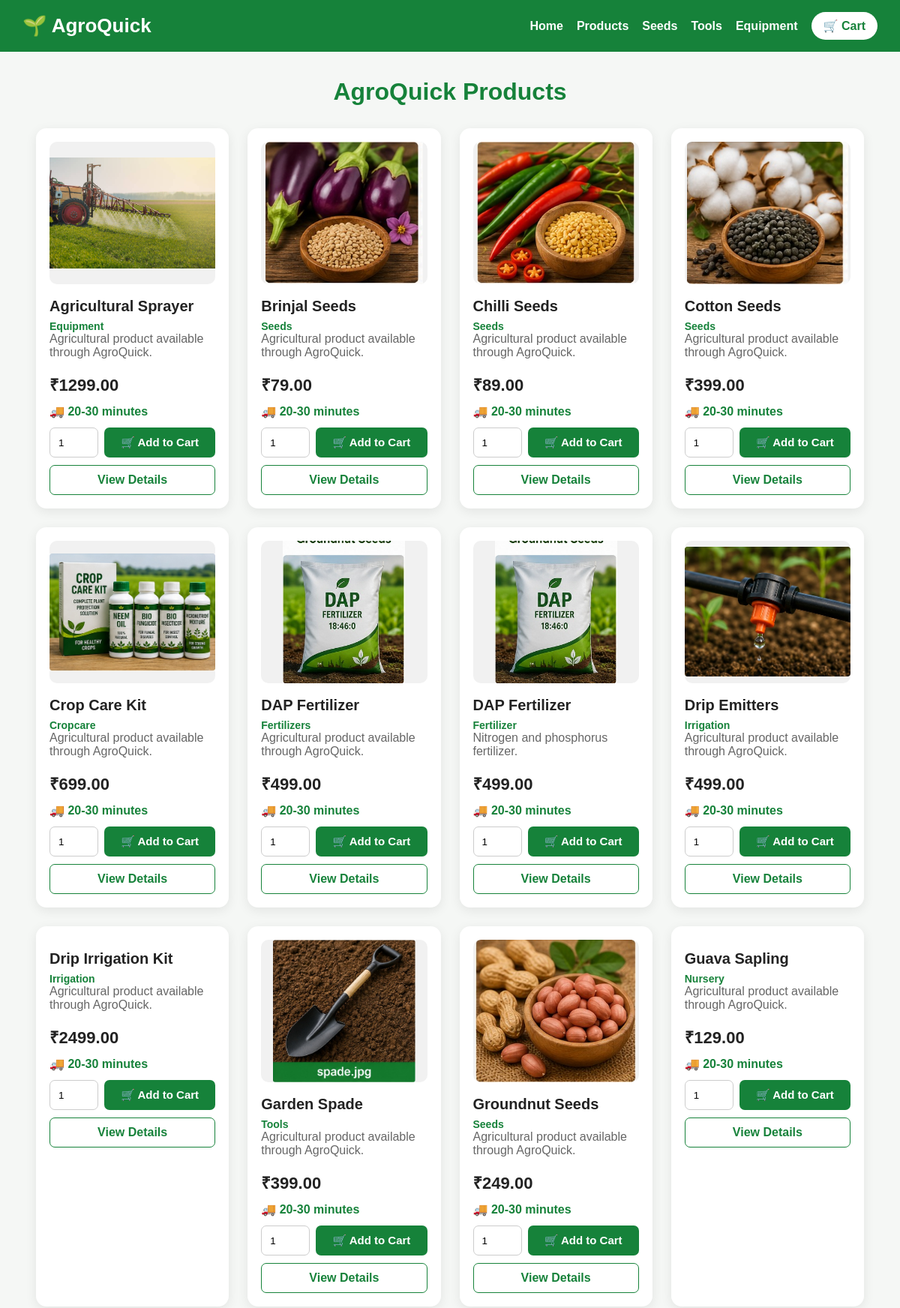
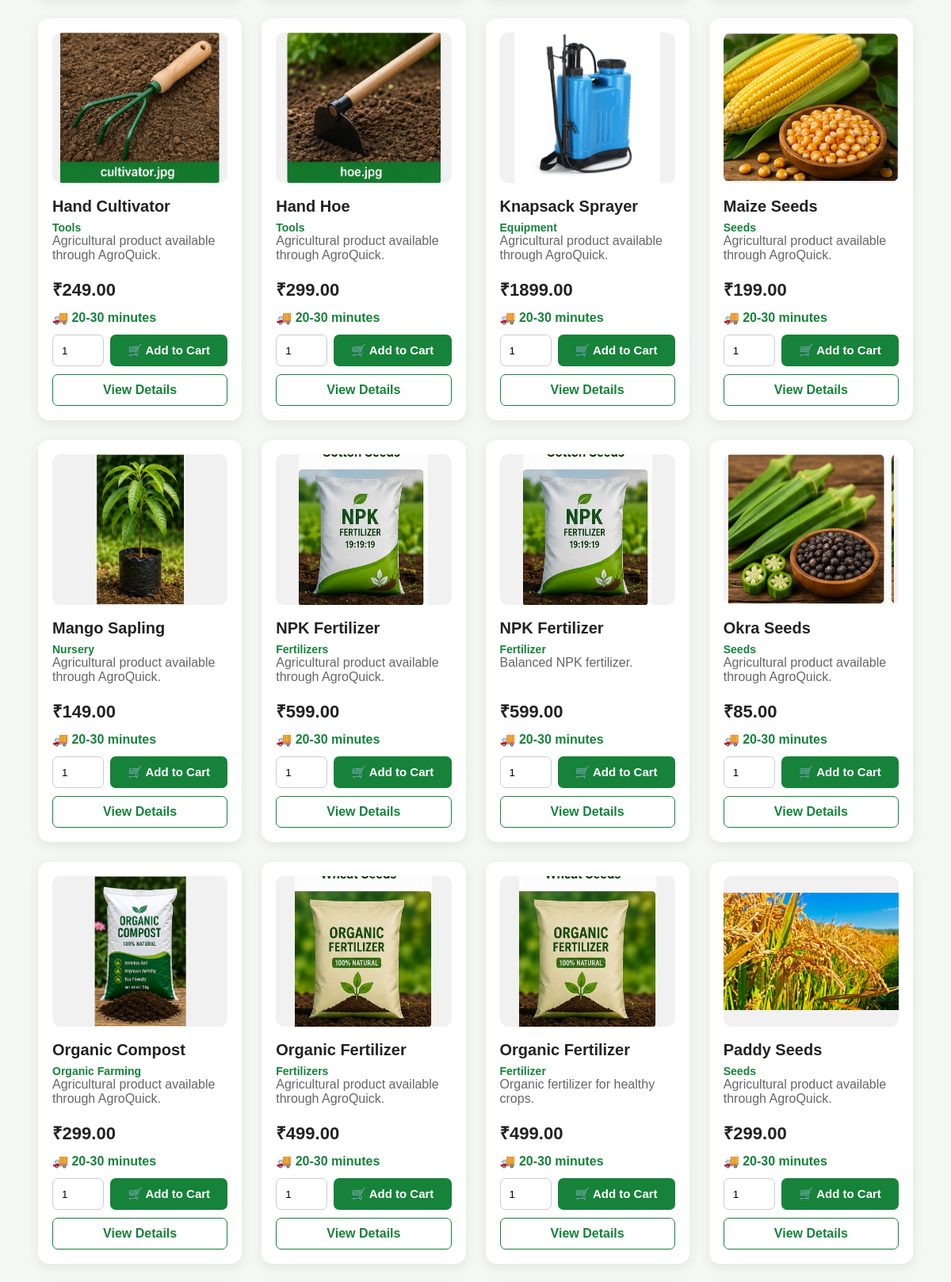
Screenshot of /products (signed in, upper part) with the database file from the repository (2 pictures, top to bottom).
### tables this page shows
CREATE TABLE products (
            id INTEGER PRIMARY KEY AUTOINCREMENT,
            name TEXT NOT NULL,
            category_id INTEGER NOT NULL,
            price REAL NOT NULL,
            image TEXT,
            description TEXT,
            stock INTEGER DEFAULT 100, delivery_time TEXT DEFAULT '20-30 minutes', created_at TEXT,
            FOREIGN KEY (category_id) REFERENCES categories(id)
        );

CREATE TABLE categories (
            id INTEGER PRIMARY KEY AUTOINCREMENT,
            name TEXT UNIQUE NOT NULL
        );

### app.py (the view)
@app.route("/products")
@location_required
def products():
    return render_template(
        "products.html",
        products=get_all_products()
    )

### app.py (called while the page is built)
def get_db():
    db = sqlite3.connect(DATABASE)
    db.row_factory = sqlite3.Row
    return db

def location_required(function):
    @wraps(function)
    def wrapper(*args, **kwargs):
        if "user_id" not in session:
            return redirect(url_for("login"))
        if not session.get("user_location"):
            return redirect(url_for("location"))
        return function(*args, **kwargs)
    return wrapper

def cart_count():
    if "user_id" not in session:
        return 0
    db = get_db()
    row = db.execute(
        """
        SELECT COALESCE(SUM(quantity), 0) AS total
        FROM cart_items
        WHERE user_id=?
        """,
        (session["user_id"],)
    ).fetchone()
    db.close()
    return int(row["total"] or 0)

@app.context_processor
def globals_for_templates():
    return {
        "cart_count": cart_count(),
        "user_location": session.get("user_location"),
        "current_user_name": session.get("user_name"),
        "logged_in": "user_id" in session
    }

def get_all_products():
    db = get_db()
    products = db.execute(
        """
        SELECT
            p.id,
            p.name,
            p.category_id,
            c.name AS category,
            p.price,
            p.image,
            p.description,
            p.stock,
            p.delivery_time,
            p.created_at
        FROM products p
        LEFT JOIN categories c ON p.category_id=c.id
        ORDER BY p.name
        """
    ).fetchall()
    db.close()
    return products

### templates/products.html (shortened to what this page needs)
<!DOCTYPE html>
<html lang="en">
<head>
</head>
<body>
<nav>
    <a href="{{ url_for('home') }}" class="logo">
        🌱 AgroQuick
    </a>
    <div class="nav-links">
        <a href="{{ url_for('home') }}">
            Home
        </a>
        <a href="{{ url_for('products') }}">
            Products
        </a>
        <a href="{{ url_for('seeds') }}">
            Seeds
        </a>
        <a href="{{ url_for('tools') }}">
            Tools
        </a>
        <a href="{{ url_for('equipment') }}">
            Equipment
        </a>
        <a href="{{ url_for('cart') }}" class="cart-button">
            🛒 Cart
        </a>
    </div>
</nav>
<div class="container">
    <h1>AgroQuick Products</h1>
    {% if products %}
        <div class="product-grid">
            {% for product in products %}
                <div class="product-card">
                    {% if product['image'] %}
                        <img
                            src="{{ url_for('static', filename='images/' + product['image']) }}"
                            class="product-image"
                            alt="{{ product['name'] }}"
                            onerror="this.style.display='none';"
                        >
                    {% endif %}
                    <div class="product-name">
                        {{ product['name'] }}
                    </div>
                    <div class="category">
                        {{ product['category'] }}
                    </div>
                    <div class="description">
                        {{ product['description'] }}
                    </div>
                    <div class="price">
                        ₹{{ "%.2f"|format(product['price']) }}
                    </div>
                    <div class="delivery">
                        🚚 {{ product['delivery_time'] }}
                    </div>
                    {% if product['stock'] > 0 %}
                        <form
                            action="{{ url_for('add_to_cart_post') }}"
                            method="POST"
                            class="cart-form"
                        >
                            <input
                                type="number"
                                name="quantity"
                                value="1"
                                min="1"
                                max="{{ product['stock'] }}"
                                class="quantity"
                            >
                            <button
                                type="submit"
                                class="add-button"
                            >
                                🛒 Add to Cart
                            </button>
                        </form>
                    {% endif %}
                    <a
                        href="{{ url_for('product', product_id=product['id']) }}"
                        class="details-button"
                    >
                        View Details
                    </a>
                </div>
            {% endfor %}
        </div>
    {% else %}
        <div class="empty">
            No products available.
        </div>
    {% endif %}
</div>
</body>
</html>

### templates/products.html (style rules this page uses)
* { box-sizing: border-box; }
body { margin: 0; font-family: Arial, sans-serif; background: #f5f7f5; color: #222; }
nav { background: #16823a; padding: 16px 30px; display: flex; align-items: center; justify-content: space-between; flex-wrap: wrap; }
.logo { color: white; font-size: 26px; font-weight: bold; text-decoration: none; }
.nav-links { display: flex; gap: 18px; align-items: center; flex-wrap: wrap; }
.nav-links a { color: white; text-decoration: none; font-weight: bold; }
.cart-button { background: white; color: #16823a !important; padding: 9px 16px; border-radius: 20px; }
.container { width: 92%; max-width: 1250px; margin: 35px auto; }
h1 { text-align: center; color: #16823a; margin-bottom: 30px; }
.product-grid { display: grid; grid-template-columns: repeat(auto-fit, minmax(230px, 1fr)); gap: 25px; }
.product-card { background: white; border-radius: 14px; padding: 18px; box-shadow: 0 4px 15px rgba(0,0,0,0.08); transition: 0.2s; }
.product-image { width: 100%; height: 190px; object-fit: contain; border-radius: 10px; background: #f1f1f1; }
.product-name { font-size: 20px; font-weight: bold; margin: 14px 0 7px; }
.category { color: #16823a; font-size: 14px; font-weight: bold; }
.description { color: #666; min-height: 42px; }
.price { font-size: 22px; font-weight: bold; margin: 12px 0; }
.delivery { color: #16823a; font-weight: bold; margin-bottom: 12px; }
.cart-form { display: flex; gap: 8px; margin-top: 12px; }
.quantity { width: 65px; padding: 11px; border: 1px solid #ccc; border-radius: 7px; }
.add-button { flex: 1; border: none; background: #16823a; color: white; padding: 11px; border-radius: 7px; cursor: pointer; font-weight: bold; font-size: 15px; }
.details-button { display: block; text-align: center; margin-top: 10px; padding: 10px; border: 1px solid #16823a; color: #16823a; text-decoration: none; border-radius: 7px; font-weight: bold; }

### rows the page displays
products: image (picture), name "Agricultural Sprayer", category "Equipment", description "Agricultural product available through AgroQuick.", price "1299.00", delivery_time "20-30 minutes"
products: image (picture), name "Brinjal Seeds", category "Seeds", description "Agricultural product available through AgroQuick.", price "79.00", delivery_time "20-30 minutes"
products: image (picture), name "Chilli Seeds", category "Seeds", description "Agricultural product available through AgroQuick.", price "89.00", delivery_time "20-30 minutes"
products: image (picture), name "Cotton Seeds", category "Seeds", description "Agricultural product available through AgroQuick.", price "399.00", delivery_time "20-30 minutes"
products: image (picture), name "Crop Care Kit", category "Cropcare", description "Agricultural product available through AgroQuick.", price "699.00", delivery_time "20-30 minutes"
products: image (picture), name "DAP Fertilizer", category "Fertilizers", description "Agricultural product available through AgroQuick.", price "499.00", delivery_time "20-30 minutes"
products: image (picture), name "DAP Fertilizer", category "Fertilizer", description "Nitrogen and phosphorus fertilizer.", price "499.00", delivery_time "20-30 minutes"
products: image (picture), name "Drip Emitters", category "Irrigation", description "Agricultural product available through AgroQuick.", price "499.00", delivery_time "20-30 minutes"
products: name "Drip Irrigation Kit", category "Irrigation", description "Agricultural product available through AgroQuick.", price "2499.00", delivery_time "20-30 minutes"
products: image (picture), name "Garden Spade", category "Tools", description "Agricultural product available through AgroQuick.", price "399.00", delivery_time "20-30 minutes"
products: image (picture), name "Groundnut Seeds", category "Seeds", description "Agricultural product available through AgroQuick.", price "249.00", delivery_time "20-30 minutes"
products: name "Guava Sapling", category "Nursery", description "Agricultural product available through AgroQuick.", price "129.00", delivery_time "20-30 minutes"
products: image (picture), name "Hand Cultivator", category "Tools", description "Agricultural product available through AgroQuick.", price "249.00", delivery_time "20-30 minutes"
products: image (picture), name "Hand Hoe", category "Tools", description "Agricultural product available through AgroQuick.", price "299.00", delivery_time "20-30 minutes"
products: image (picture), name "Knapsack Sprayer", category "Equipment", description "Agricultural product available through AgroQuick.", price "1899.00", delivery_time "20-30 minutes"
products: image (picture), name "Maize Seeds", category "Seeds", description "Agricultural product available through AgroQuick.", price "199.00", delivery_time "20-30 minutes"
products: image (picture), name "Mango Sapling", category "Nursery", description "Agricultural product available through AgroQuick.", price "149.00", delivery_time "20-30 minutes"
products: image (picture), name "NPK Fertilizer", category "Fertilizers", description "Agricultural product available through AgroQuick.", price "599.00", delivery_time "20-30 minutes"
products: image (picture), name "NPK Fertilizer", category "Fertilizer", description "Balanced NPK fertilizer.", price "599.00", delivery_time "20-30 minutes"
products: image (picture), name "Okra Seeds", category "Seeds", description "Agricultural product available through AgroQuick.", price "85.00", delivery_time "20-30 minutes"
products: image (picture), name "Organic Compost", category "Organic Farming", description "Agricultural product available through AgroQuick.", price "299.00", delivery_time "20-30 minutes"
products: image (picture), name "Organic Fertilizer", category "Fertilizers", description "Agricultural product available through AgroQuick.", price "499.00", delivery_time "20-30 minutes"
products: image (picture), name "Organic Fertilizer", category "Fertilizer", description "Organic fertilizer for healthy crops.", price "499.00", delivery_time "20-30 minutes"
products: image (picture), name "Paddy Seeds", category "Seeds", description "Agricultural product available through AgroQuick.", price "299.00", delivery_time "20-30 minutes"
